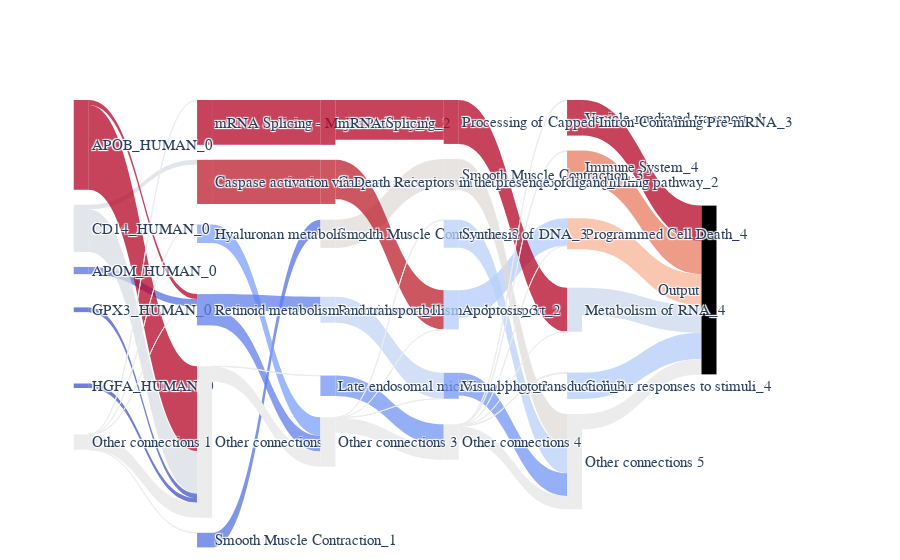

The notebook cell this image was saved under:
### Code cell
IG.plot_complete_sankey(
    show_top_n=5,
    multiclass=False, savename="img/complete_sankey.png", node_cmap="coolwarm", edge_cmap="coolwarm"
)
